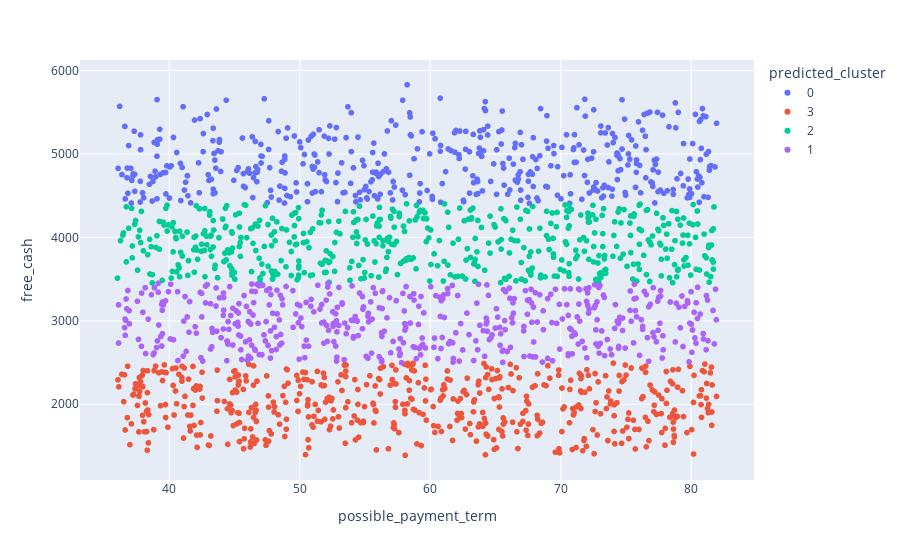

Notebook code for this chart:
### Code cell
pe.scatter(
    x="possible_payment_term",
    y="free_cash",
    data_frame=result_df,
    color="predicted_cluster"
)

### Figure 1 — Plotly figure (JSON) as saved in the notebook; plotly's stock layout.template omitted (floating-point values rounded to 4 significant figures; data arrays with more than 128 entries replaced by an {"elided": "..."} marker saying what was removed)
{"data": [{"hovertemplate": "predicted_cluster=0<br>possible_payment_term=%{x}<br>free_cash=%{y}<extra></extra>", "legendgroup": "0", "marker": {"color": "#636efa", "symbol": "circle"}, "mode": "markers", "name": "0", "showlegend": true, "type": "scattergl", "x": {"elided": "455 float values"}, "xaxis": "x", "y": {"elided": "455 float values"}, "yaxis": "y"}, {"hovertemplate": "predicted_cluster=3<br>possible_payment_term=%{x}<br>free_cash=%{y}<extra></extra>", "legendgroup": "3", "marker": {"color": "#EF553B", "symbol": "circle"}, "mode": "markers", "name": "3", "showlegend": true, "type": "scattergl", "x": {"elided": "529 float values"}, "xaxis": "x", "y": {"elided": "529 float values"}, "yaxis": "y"}, {"hovertemplate": "predicted_cluster=2<br>possible_payment_term=%{x}<br>free_cash=%{y}<extra></extra>", "legendgroup": "2", "marker": {"color": "#00cc96", "symbol": "circle"}, "mode": "markers", "name": "2", "showlegend": true, "type": "scattergl", "x": {"elided": "525 float values"}, "xaxis": "x", "y": {"elided": "525 float values"}, "yaxis": "y"}, {"hovertemplate": "predicted_cluster=1<br>possible_payment_term=%{x}<br>free_cash=%{y}<extra></extra>", "legendgroup": "1", "marker": {"color": "#ab63fa", "symbol": "circle"}, "mode": "markers", "name": "1", "showlegend": true, "type": "scattergl", "x": {"elided": "485 float values"}, "xaxis": "x", "y": {"elided": "485 float values"}, "yaxis": "y"}], "layout": {"legend": {"title": {"text": "predicted_cluster"}, "tracegroupgap": 0}, "margin": {"t": 60}, "xaxis": {"anchor": "y", "domain": [0, 1], "title": {"text": "possible_payment_term"}}, "yaxis": {"anchor": "x", "domain": [0, 1], "title": {"text": "free_cash"}}}}
